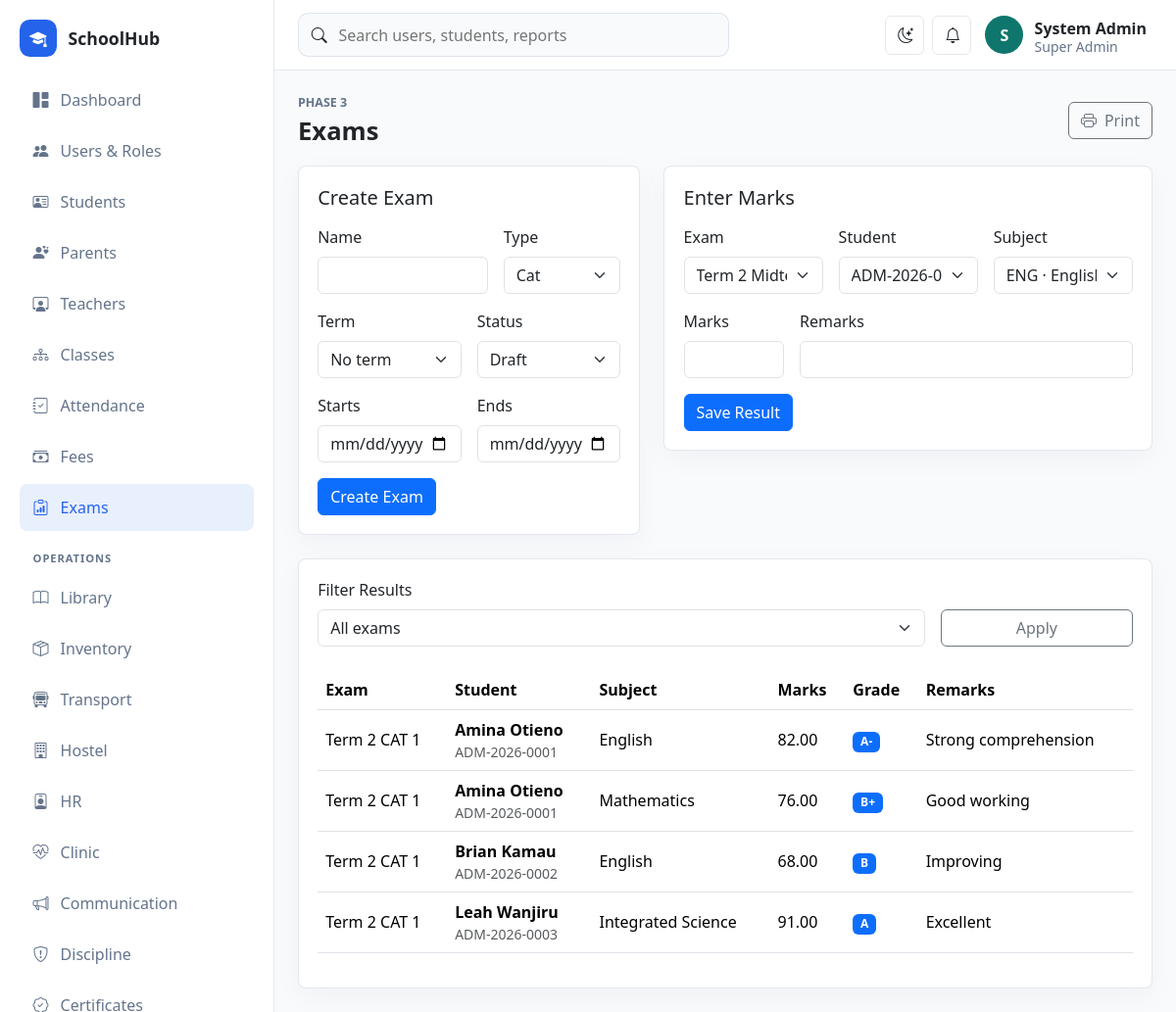
/school/public/exams (signed in), run on the app's committed database.
### tables this page shows
CREATE TABLE exam_results (
    id BIGINT UNSIGNED AUTO_INCREMENT PRIMARY KEY,
    exam_id BIGINT UNSIGNED NOT NULL,
    student_id BIGINT UNSIGNED NOT NULL,
    subject_id BIGINT UNSIGNED NOT NULL,
    marks DECIMAL(5,2) NOT NULL,
    grade VARCHAR(4) NOT NULL,
    remarks VARCHAR(160) NULL,
    entered_by BIGINT UNSIGNED NULL,
    created_at TIMESTAMP DEFAULT CURRENT_TIMESTAMP,
    updated_at TIMESTAMP DEFAULT CURRENT_TIMESTAMP ON UPDATE CURRENT_TIMESTAMP,
    UNIQUE KEY uq_exam_result (exam_id, student_id, subject_id),
    INDEX idx_exam_results_student (student_id),
    CONSTRAINT fk_exam_results_exam FOREIGN KEY (exam_id) REFERENCES exams(id) ON DELETE CASCADE,
    CONSTRAINT fk_exam_results_student FOREIGN KEY (student_id) REFERENCES students(id) ON DELETE CASCADE,
    CONSTRAINT fk_exam_results_subject FOREIGN KEY (subject_id) REFERENCES subjects(id),
    CONSTRAINT fk_exam_results_user FOREIGN KEY (entered_by) REFERENCES users(id) ON DELETE SET NULL
);

CREATE TABLE exams (
    id BIGINT UNSIGNED AUTO_INCREMENT PRIMARY KEY,
    term_id BIGINT UNSIGNED NULL,
    name VARCHAR(120) NOT NULL,
    exam_type ENUM('cat', 'midterm', 'endterm', 'mock', 'national') NOT NULL,
    starts_on DATE NOT NULL,
    ends_on DATE NOT NULL,
    status ENUM('draft', 'open', 'closed', 'published') NOT NULL DEFAULT 'draft',
    created_at TIMESTAMP DEFAULT CURRENT_TIMESTAMP,
    CONSTRAINT fk_exams_term FOREIGN KEY (term_id) REFERENCES terms(id) ON DELETE SET NULL
);

CREATE TABLE students (
    id BIGINT UNSIGNED AUTO_INCREMENT PRIMARY KEY,
    class_stream_id BIGINT UNSIGNED NULL,
    admission_no VARCHAR(60) NOT NULL UNIQUE,
    first_name VARCHAR(100) NOT NULL,
    last_name VARCHAR(100) NOT NULL,
    email VARCHAR(190) NULL,
    phone VARCHAR(40) NULL,
    date_of_birth DATE NULL,
    gender ENUM('male', 'female', 'other') NOT NULL,
    nationality VARCHAR(80) NULL,
    religion VARCHAR(80) NULL,
    medical_notes TEXT NULL,
    emergency_contact VARCHAR(120) NULL,
    previous_school VARCHAR(160) NULL,
    status ENUM('active', 'transferred', 'graduated', 'suspended', 'inactive') NOT NULL DEFAULT 'active',
    created_at TIMESTAMP DEFAULT CURRENT_TIMESTAMP,
    updated_at TIMESTAMP DEFAULT CURRENT_TIMESTAMP ON UPDATE CURRENT_TIMESTAMP,
    INDEX idx_students_class_status (class_stream_id, status),
    CONSTRAINT fk_students_class FOREIGN KEY (class_stream_id) REFERENCES class_streams(id) ON DELETE SET NULL
);

CREATE TABLE subjects (
    id BIGINT UNSIGNED AUTO_INCREMENT PRIMARY KEY,
    department_id BIGINT UNSIGNED NULL,
    name VARCHAR(120) NOT NULL,
    code VARCHAR(40) NOT NULL UNIQUE,
    status ENUM('active', 'inactive') NOT NULL DEFAULT 'active',
    created_at TIMESTAMP DEFAULT CURRENT_TIMESTAMP,
    CONSTRAINT fk_subjects_department FOREIGN KEY (department_id) REFERENCES departments(id) ON DELETE SET NULL
);

### app/Core/View.php (called while the page is built, shortened)
<?php
final class View
{
    public static function render(string $view, array $data = [], string $layout = 'app'): void
    {
        extract($data, EXTR_SKIP);
        $viewFile = dirname(__DIR__) . "/Views/{$view}.php";
        require $viewFile;
    }
}

### app/Controllers/ExamController.php (called while the page is built, shortened)
<?php
final class ExamController
{
    public function index(): void
    {
        $examId = trim((string)Request::input('exam_id', ''));
        View::render('exams/index', [
            'title' => 'Exams',
            'examId' => $examId,
            'exams' => Exam::exams(),
            'results' => Exam::results($examId),
            'terms' => Lookup::terms(),
            'students' => Lookup::students(),
            'subjects' => Lookup::subjects(),
        ]);
    }
}

### app/Core/Router.php (called while the page is built, shortened)
<?php
final class Router
{
    private array $routes = [];
    public function get(string $path, array $handler): void
    {
        $this->routes['GET'][$this->normalize($path)] = $handler;
    }
    public function post(string $path, array $handler): void
    {
        $this->routes['POST'][$this->normalize($path)] = $handler;
    }
    public function dispatch(): void
    {
        $method = Request::method();
        $path = Request::path();
        $handler = $this->routes[$method][$path] ?? null;
        [$class, $action] = $handler;
        (new $class())->{$action}();
    }
    private function normalize(string $path): string
    {
        return '/' . trim($path, '/');
    }
}

### public/index.php (called while the page is built, shortened)
<?php
require dirname(__DIR__) . '/app/Core/helpers.php';
$config = require dirname(__DIR__) . '/config/app.php';
$router = new Router();
$router->get('/', [DashboardController::class, 'index']);
$router->get('/login', [AuthController::class, 'showLogin']);
$router->post('/login', [AuthController::class, 'login']);
$router->post('/logout', [AuthController::class, 'logout']);
$router->get('/dashboard', [DashboardController::class, 'index']);
$router->get('/users', [UserController::class, 'index']);
$router->get('/users/create', [UserController::class, 'create']);
$router->post('/users', [UserController::class, 'store']);
$router->get('/users/edit', [UserController::class, 'edit']);
$router->post('/users/update', [UserController::class, 'update']);
$router->post('/users/delete', [UserController::class, 'destroy']);
$router->get('/students', [StudentController::class, 'index']);
$router->get('/students/create', [StudentController::class, 'create']);
$router->post('/students', [StudentController::class, 'store']);
$router->get('/students/edit', [StudentController::class, 'edit']);
$router->post('/students/update', [StudentController::class, 'update']);
$router->post('/students/delete', [StudentController::class, 'destroy']);
$router->get('/teachers', [TeacherController::class, 'index']);
$router->get('/teachers/create', [TeacherController::class, 'create']);
$router->post('/teachers', [TeacherController::class, 'store']);
$router->get('/teachers/edit', [TeacherController::class, 'edit']);
$router->post('/teachers/update', [TeacherController::class, 'update']);
$router->post('/teachers/delete', [TeacherController::class, 'destroy']);
$router->get('/parents', [ParentController::class, 'index']);
$router->get('/parents/create', [ParentController::class, 'create']);
$router->post('/parents', [ParentController::class, 'store']);
$router->get('/parents/edit', [ParentController::class, 'edit']);
$router->post('/parents/update', [ParentController::class, 'update']);
$router->post('/parents/delete', [ParentController::class, 'destroy']);
$router->get('/classes', [ClassController::class, 'index']);
$router->get('/classes/create', [ClassController::class, 'create']);
$router->post('/classes', [ClassController::class, 'store']);
$router->get('/classes/edit', [ClassController::class, 'edit']);
$router->post('/classes/update', [ClassController::class, 'update']);
$router->post('/classes/delete', [ClassController::class, 'destroy']);
$router->get('/attendance', [AttendanceController::class, 'index']);
$router->post('/attendance', [AttendanceController::class, 'store']);
$router->get('/fees', [FeeController::class, 'index']);
$router->post('/fees/invoice', [FeeController::class, 'invoice']);
$router->post('/fees/payment', [FeeController::class, 'payment']);
$router->get('/exams', [ExamController::class, 'index']);
$router->post('/exams/exam', [ExamController::class, 'exam']);
$router->post('/exams/result', [ExamController::class, 'result']);
$router->get('/operations', [OperationsController::class, 'index']);
$router->get('/operations/form', [OperationsController::class, 'form']);
$router->post('/operations/save', [OperationsController::class, 'save']);
$router->post('/operations/delete', [OperationsController::class, 'destroy']);
$router->get('/reports', [ReportController::class, 'index']);
$router->dispatch();

### app/Core/Auth.php (called while the page is built, shortened)
<?php
final class Auth
{
    public static function user(): ?array
    {
        return $_SESSION['user'] ?? null;
    }
    public static function can(string $permission): bool
    {
        $permissions = self::user()['permissions'] ?? [];
        return in_array($permission, $permissions, true);
    }
}

### config/app.php (called while the page is built)
<?php
return [
    'name' => 'SchoolHub',
    'base_url' => '/school/public',
    'timezone' => 'Africa/Nairobi',
    'session_name' => 'schoolhub_session',
    'debug' => true,
];

### config/database.php (called while the page is built)
<?php
return [
    'host' => '127.0.0.1',
    'port' => '3306',
    'database' => 'schoolhub',
    'username' => 'root',
    'password' => '',
    'charset' => 'utf8mb4',
];

### app/Core/Database.php (called while the page is built, shortened)
<?php
final class Database
{
    private static ?PDO $connection = null;
    public static function connection(): PDO
    {
        if (self::$connection !== null) {
            return self::$connection;
        }
        $config = require dirname(__DIR__, 2) . '/config/database.php';
        $dsn = sprintf(
            'mysql:host=%s;port=%s;dbname=%s;charset=%s',
            $config['host'],
            $config['port'],
            $config['database'],
            $config['charset']
        );
        try {
            self::$connection = new PDO($dsn, $config['username'], $config['password'], [
                PDO::ATTR_ERRMODE => PDO::ERRMODE_EXCEPTION,
                PDO::ATTR_DEFAULT_FETCH_MODE => PDO::FETCH_ASSOC,
                PDO::ATTR_EMULATE_PREPARES => false,
            ]);
        } catch (PDOException $exception) {
            http_response_code(500);
            exit('Database connection failed. Check config/database.php and import database/schema.sql.');
        }
        return self::$connection;
    }
}

### app/Core/helpers.php (called while the page is built, shortened)
<?php
function app_config(string $key, mixed $default = null): mixed
{
    static $config = null;
    $config ??= require dirname(__DIR__, 2) . '/config/app.php';
    return $config[$key] ?? $default;
}
function url(string $path = ''): string
{
    return rtrim(app_config('base_url'), '/') . '/' . ltrim($path, '/');
}
function e(mixed $value): string
{
    return htmlspecialchars((string)$value, ENT_QUOTES, 'UTF-8');
}

### app/Models/Exam.php (called while the page is built, shortened)
<?php
final class Exam
{
    public static function exams(): array
    {
        return Database::connection()->query(
            'SELECT exams.*, terms.name AS term_name
             FROM exams
             LEFT JOIN terms ON terms.id = exams.term_id
             ORDER BY exams.starts_on DESC'
        )->fetchAll();
    }
    public static function results(string $examId = ''): array
    {
        $sql = 'SELECT exam_results.*, exams.name AS exam_name, subjects.name AS subject_name,
                       students.admission_no, CONCAT(students.first_name, " ", students.last_name) AS student_name
                FROM exam_results
                JOIN exams ON exams.id = exam_results.exam_id
                JOIN subjects ON subjects.id = exam_results.subject_id
                JOIN students ON students.id = exam_results.student_id';
        $params = [];
        $sql .= ' ORDER BY exams.starts_on DESC, students.first_name, subjects.name';
        $stmt = Database::connection()->prepare($sql);
        $stmt->execute($params);
        return $stmt->fetchAll();
    }
}

### app/Models/Lookup.php (called while the page is built, shortened)
<?php
final class Lookup
{
    public static function students(): array
    {
        return Database::connection()->query(
            'SELECT id, admission_no, CONCAT(first_name, " ", last_name) AS name FROM students ORDER BY admission_no'
        )->fetchAll();
    }
    public static function subjects(): array
    {
        return Database::connection()->query('SELECT id, name, code FROM subjects ORDER BY name')->fetchAll();
    }
}

### app/Views/exams/index.php (the view)
<div class="page-heading"><div><p class="eyebrow">Phase 3</p><h1>Exams</h1></div><button class="btn btn-outline-secondary" onclick="window.print()"><i class="bi bi-printer me-2"></i>Print</button></div>
<div class="row g-4">
    <?php if (\App\Core\Auth::can('exams.manage')): ?>
    <div class="col-xl-5"><section class="panel"><h2 class="h5 mb-3">Create Exam</h2><form class="row g-3" method="post" action="<?= e(url('/exams/exam')) ?>"><?= csrf_field() ?><div class="col-md-7"><label class="form-label">Name</label><input class="form-control" name="name"></div><div class="col-md-5"><label class="form-label">Type</label><select class="form-select" name="exam_type"><?php foreach (['cat','midterm','endterm','mock','national'] as $type): ?><option value="<?= e($type) ?>"><?= e(ucfirst($type)) ?></option><?php endforeach; ?></select></div><div class="col-md-6"><label class="form-label">Term</label><select class="form-select" name="term_id"><option value="">No term</option><?php foreach ($terms as $term): ?><option value="<?= e($term['id']) ?>"><?= e($term['name']) ?></option><?php endforeach; ?></select></div><div class="col-md-6"><label class="form-label">Status</label><select class="form-select" name="status"><?php foreach (['draft','open','closed','published'] as $status): ?><option value="<?= e($status) ?>"><?= e(ucfirst($status)) ?></option><?php endforeach; ?></select></div><div class="col-md-6"><label class="form-label">Starts</label><input class="form-control" type="date" name="starts_on"></div><div class="col-md-6"><label class="form-label">Ends</label><input class="form-control" type="date" name="ends_on"></div><div class="col-12"><button class="btn btn-primary">Create Exam</button></div></form></section></div>
    <div class="col-xl-7"><section class="panel"><h2 class="h5 mb-3">Enter Marks</h2><form class="row g-3" method="post" action="<?= e(url('/exams/result')) ?>"><?= csrf_field() ?><div class="col-md-4"><label class="form-label">Exam</label><select class="form-select" name="exam_id"><?php foreach ($exams as $exam): ?><option value="<?= e($exam['id']) ?>"><?= e($exam['name']) ?></option><?php endforeach; ?></select></div><div class="col-md-4"><label class="form-label">Student</label><select class="form-select" name="student_id"><?php foreach ($students as $student): ?><option value="<?= e($student['id']) ?>"><?= e($student['admission_no'] . ' · ' . $student['name']) ?></option><?php endforeach; ?></select></div><div class="col-md-4"><label class="form-label">Subject</label><select class="form-select" name="subject_id"><?php foreach ($subjects as $subject): ?><option value="<?= e($subject['id']) ?>"><?= e($subject['code'] . ' · ' . $subject['name']) ?></option><?php endforeach; ?></select></div><div class="col-md-3"><label class="form-label">Marks</label><input class="form-control" type="number" min="0" max="100" step="0.01" name="marks"></div><div class="col-md-9"><label class="form-label">Remarks</label><input class="form-control" name="remarks"></div><div class="col-12"><button class="btn btn-primary">Save Result</button></div></form></section></div>
    <?php endif; ?>
    <div class="col-12"><section class="panel"><form class="row g-3 align-items-end mb-4"><div class="col-md-9"><label class="form-label">Filter Results</label><select class="form-select" name="exam_id"><option value="">All exams</option><?php foreach ($exams as $exam): ?><option value="<?= e($exam['id']) ?>" <?= (string)$examId === (string)$exam['id'] ? 'selected' : '' ?>><?= e($exam['name']) ?></option><?php endforeach; ?></select></div><div class="col-md-3"><button class="btn btn-outline-secondary w-100">Apply</button></div></form><div class="table-responsive"><table class="table align-middle"><thead><tr><th>Exam</th><th>Student</th><th>Subject</th><th>Marks</th><th>Grade</th><th>Remarks</th></tr></thead><tbody><?php foreach ($results as $result): ?><tr><td><?= e($result['exam_name']) ?></td><td><div class="fw-semibold"><?= e($result['student_name']) ?></div><div class="text-muted small"><?= e($result['admission_no']) ?></div></td><td><?= e($result['subject_name']) ?></td><td><?= e($result['marks']) ?></td><td><span class="badge text-bg-primary"><?= e($result['grade']) ?></span></td><td><?= e($result['remarks'] ?? '') ?></td></tr><?php endforeach; ?></tbody></table></div></section></div>
</div>

### data on the page
exam_results: exam.name "Term 2 CAT 1", student_name "Amina Otieno", student.admission_no "ADM-2026-0001", subject.name "English", marks "82.00", grade "A-", remarks "Strong comprehension"
exam_results: exam.name "Term 2 CAT 1", student_name "Amina Otieno", student.admission_no "ADM-2026-0001", subject.name "Mathematics", marks "76.00", grade "B+", remarks "Good working"
exam_results: exam.name "Term 2 CAT 1", student_name "Brian Kamau", student.admission_no "ADM-2026-0002", subject.name "English", marks "68.00", grade "B", remarks "Improving"
exam_results: exam.name "Term 2 CAT 1", student_name "Leah Wanjiru", student.admission_no "ADM-2026-0003", subject.name "Integrated Science", marks "91.00", grade "A", remarks "Excellent"

### other printed values
app_config('name') "SchoolHub"
substr(current_user()['name'] ?? 'U', 0, 1) "S"
current_user()['name'] "System Admin"
current_user()['role'] "Super Admin"
form field exam_type "Cat"
form field status "Draft"
form field exam_id "Term 2 Midterm"
form field student_id "ADM-2026-0001 · Amina Otieno"
form field subject_id "ENG · English"
